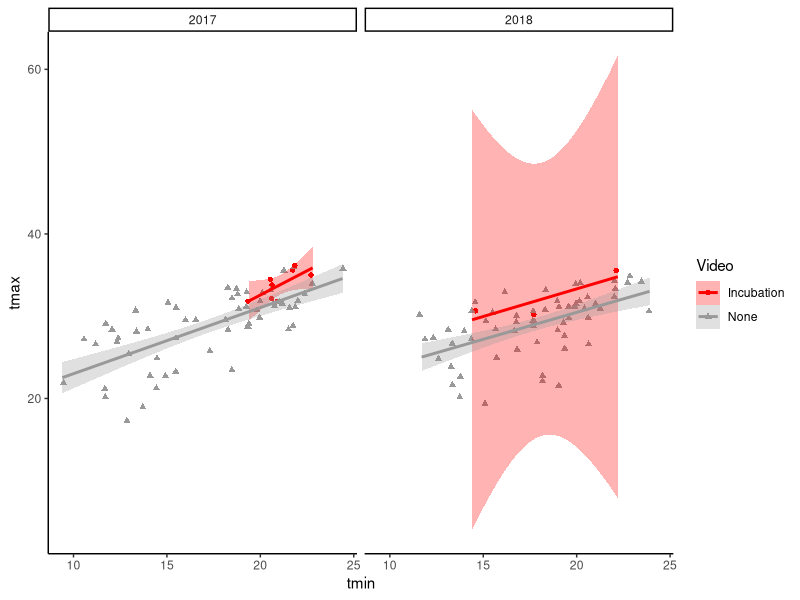

Source code (R): (Note: this script raises an error after producing the figure.)
# libraries ---------------------------------------------------------------

library(tidyverse)
library(lubridate)

# read data ---------------------------------------------------------------

weather_raw <- 
  read_csv("raw_data/NOAA_weather_data.csv") %>% 
  rename_all(~tolower(.)) %>% 
  select(date, prcp, tmax, tmin) %>% 
  mutate(
    yr = year(date),
    jday = yday(date))

# All weather (period of time covers Julian dates from first incubation video to
# last provisioning video)
weather <-
  weather_raw %>% 
  # Constrain to May 18 - Aug 8
  filter(jday >= 138 & jday <= 220)

# Provisioning weather (period of time covers Julian dates from first to last
# provisioning video)
brood_weather <- 
  weather_raw %>% 
  # Constrain to June 13 - Aug 8
  filter(jday >= 164 & jday <= 220)

# Incubation weather (period of time covers Julian dates from first to last
# incubation video)
inc_weather <- 
  weather_raw %>% 
  # Constrain to May 18 - July 22
  filter(jday >= 138 & jday <= 203)

# Incubation data
inc <- read_csv("clean_data/incubation.csv")

# Provisioning/Brooding data
brood <- read_csv("clean_data/behaviors.csv")

# collinearity ------------------------------------------------------------

# Incubation
inc_weather %>% 
  left_join(
    inc %>% 
      select(date) %>% 
      mutate(Video = "Incubation"),
    by = "date") %>% 
  distinct() %>% 
  mutate(Video = ifelse(is.na(Video), "None", Video)) %>% 
  ggplot() +
  geom_jitter(aes(x = tmin, y = tmax, color = Video, shape = Video)) +
  stat_smooth(
    aes(x = tmin, y = tmax, color = Video, fill = Video), 
    alpha = 0.3, method = "lm") +
  scale_color_manual(values = c("red", "#999999")) +
  scale_fill_manual(values = c("red", "#999999")) +
  theme_classic() +
  facet_wrap(~yr)

# Brooding
brood_weather %>% 
  left_join(
    brood %>% 
      select(jday = julian_date) %>% 
      mutate(Video = "Brooding"),
    by = "jday") %>% 
  distinct() %>% 
  mutate(Video = ifelse(is.na(Video), "None", Video)) %>% 
  ggplot() +
  geom_jitter(aes(x = tmin, y = tmax, color = Video, shape = Video)) +
  stat_smooth(
    aes(x = tmin, y = tmax, color = Video, fill = Video), 
    alpha = 0.3, method = "lm") +
  scale_color_manual(values = c("red", "#999999")) +
  scale_fill_manual(values = c("red", "#999999")) +
  theme_classic() +
  facet_wrap(~yr)
  
# stats -------------------------------------------------------------------

inc_lm <- lm(tmin ~ tmax, data = inc_weather)
summary(inc_lm)

brood_lm <- lm(tmin ~ tmax, data = brood_weather)
summary(brood_lm)

min2017 <- weather %>% filter(yr == 2017) %>% select(tmin) %>% pull()
min2018 <- weather %>% filter(yr == 2018) %>% select(tmin) %>% pull()
max2017 <- weather %>% filter(yr == 2017) %>% select(tmax) %>% pull()
max2018 <- weather %>% filter(yr == 2018) %>% select(tmax) %>% pull()

# 2017
cor.test(min2017, max2017) # correlated; p < 0.001

# 2018
cor.test(min2018, max2018) # correlated; p < 0.001

# Mins
t.test(min2017, min2018) # p = 0.2

# Maxes
t.test(max2017, max2018) # p = 0.98
